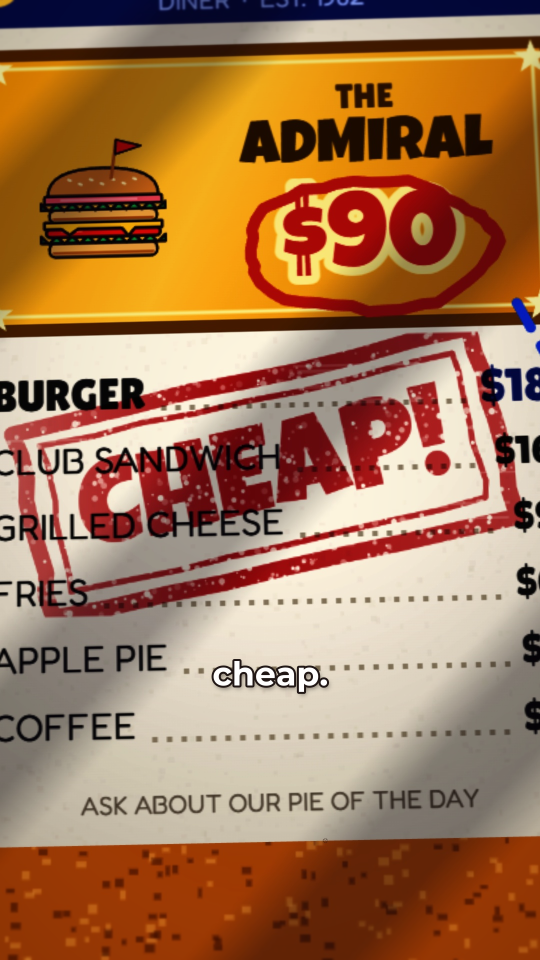
#> input picture toonkit/ref_stills/gag_00.png, 1080 x 1920 px (shown at 1/2 size)
$ python -i grade_check.py   (imports and definitions only)
#> lines starting #> are read from the running program, lines starting #| are printed output that depends on the picture
"""Colour numbers of our stills against a style's measured targets (saturation, share of vivid pixels, colourfulness,
brightness, contrast), so the grade is matched with numbers instead of by eye.
usage: python grade_check.py s_*.png --sat 0.38 --vivid 0.20 --colourful 54 --bright 0.57 --contrast 49
Prints our median for each, the target and OFF when it is more than 10 % away (contrast and colourfulness 15 %)."""
import argparse, glob
import cv2
import numpy as np


def measure(path):
#> called with path = 'ref_stills/gag_00.png'
    im = cv2.imread(path)
#> im is the input picture: shape (1920, 1080, 3); mean B, G, R 83.9, 119.1, 164.2
    if im is None:
        return None
    im = cv2.resize(im, (270, 480))
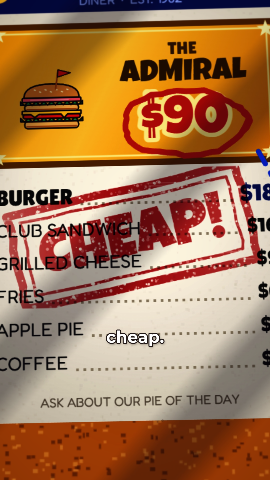
#> im: shape (480, 270, 3); mean B, G, R 84, 119.2, 164.3
    hsv = cv2.cvtColor(im, cv2.COLOR_BGR2HSV).astype(float)
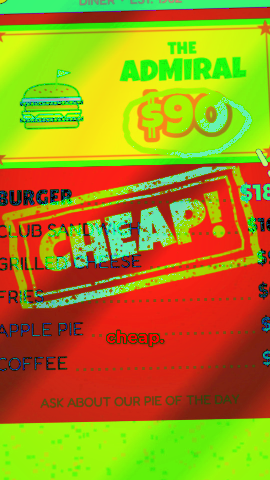
#> hsv: shape (480, 270, 3) float64; mean B, G, R 26.2, 140.7, 165.7
    b, g, r = (im[..., i].astype(float) for i in range(3))
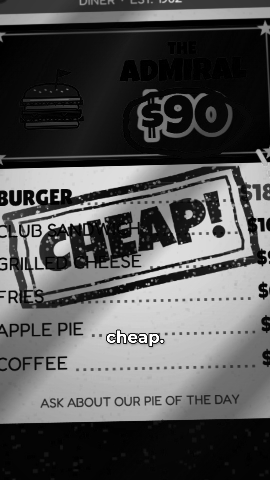
#> b: shape (480, 270) float64; min 0, max 255, mean 84
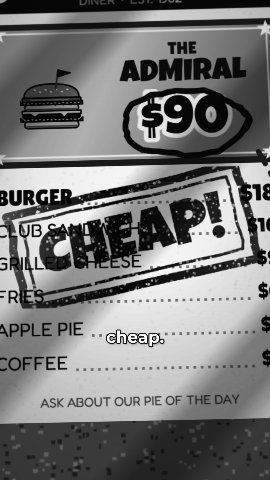
#> g: shape (480, 270) float64; min 0, max 255, mean 119.2
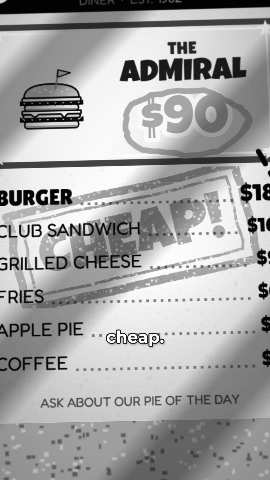
#> r: shape (480, 270) float64; min 0, max 255, mean 164.3
    rg, yb = r - g, 0.5 * (r + g) - b
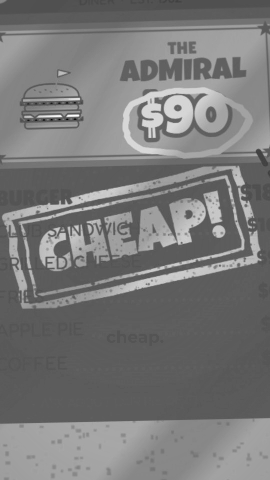
#> rg: shape (480, 270) float64; min -104, max 209, mean 45.1; drawn with min black and max white
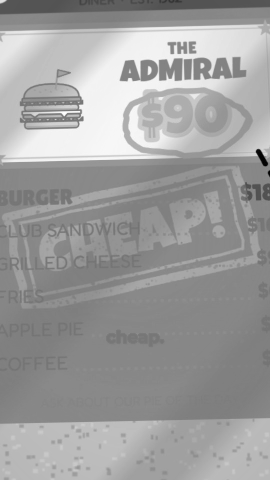
#> yb: shape (480, 270) float64; min -177, max 201.5, mean 57.7; drawn with min black and max white
    return {"sat": hsv[..., 1].mean() / 255,
            "vivid": (hsv[..., 1] > 0.6 * 255).mean(),
            "colourful": np.hypot(rg.std(), yb.std()) + 0.3 * np.hypot(rg.mean(), yb.mean()),
            "bright": hsv[..., 2].mean() / 255,
            "contrast": cv2.cvtColor(im, cv2.COLOR_BGR2LAB)[..., 0].astype(float).std()}


def main():
    ap = argparse.ArgumentParser()
    ap.add_argument("stills", nargs="+")
    for k in ("sat", "vivid", "colourful", "bright", "contrast"):
        ap.add_argument("--" + k, type=float)
    a = ap.parse_args()
    files = [f for p in a.stills for f in (glob.glob(p) or [p])]
    got = [m for m in map(measure, files) if m]
    if not got:
        raise SystemExit("no stills read")
    for k in ("sat", "vivid", "colourful", "bright", "contrast"):
        ours, want = float(np.median([m[k] for m in got])), getattr(a, k)
        tol = 0.15 if k in ("colourful", "contrast") else 0.10
        flag = "" if want is None else ("ok" if abs(ours - want) <= tol * want else "OFF")
        print(f"{k:10s} ours {ours:7.2f}   target {'-' if want is None else f'{want:.2f}':>6s}   {flag}")
    print(f"({len(got)} stills)")


# [2 lines not run here, left out]

>>> result = measure('ref_stills/gag_00.png')
#> result = {'sat': 0.552, 'vivid': 0.511, 'colourful': 90.95, 'bright': 0.65, 'contrast': 67.86}

$ run again, on toonkit/ref_stills/insert_00.png
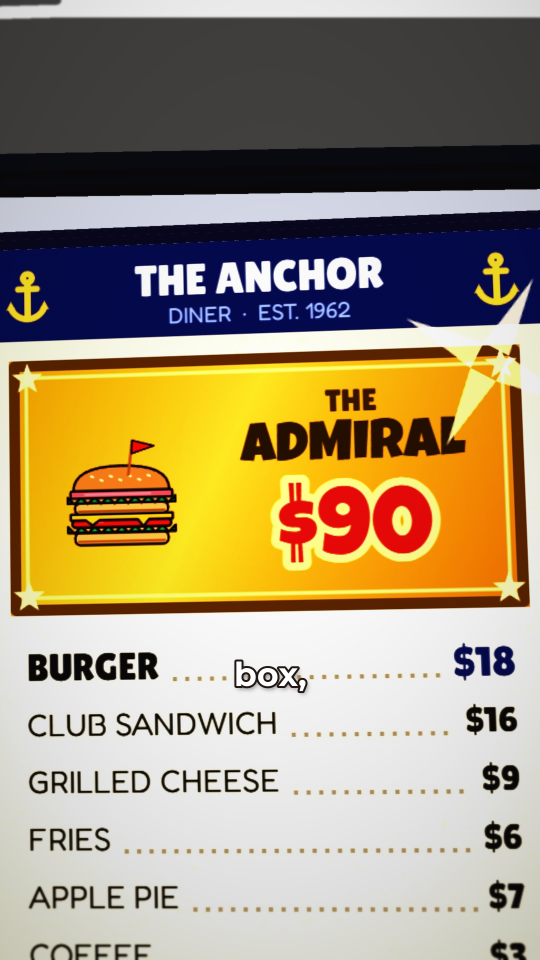
#> input picture toonkit/ref_stills/insert_00.png, 1080 x 1920 px (shown at 1/2 size)
#> in measure, im is the input picture: shape (1920, 1080, 3); mean B, G, R 117.7, 146.4, 162.1
#> im: shape (480, 270, 3)
#> in measure, `hsv = cv2.cvtColor(im, cv2.COLOR_BGR2HSV).astype(float)`:
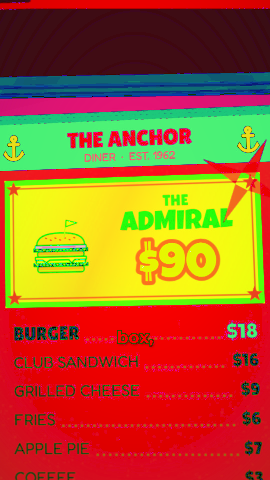
#> hsv: shape (480, 270, 3) float64; mean B, G, R 37.2, 93.1, 169.3
#> in measure, `rg, yb = r - g, 0.5 * (r + g) - b`:
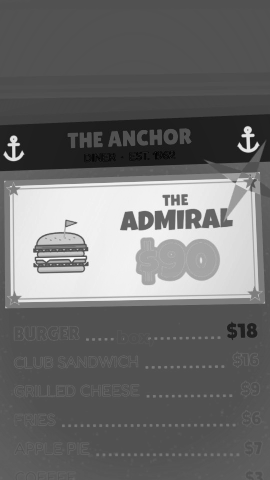
#> yb: shape (480, 270) float64; min -109, max 231.5, mean 36.6; drawn with min black and max white
#> result = {'sat': 0.365, 'vivid': 0.335, 'colourful': 100.7, 'bright': 0.664, 'contrast': 89.52}
